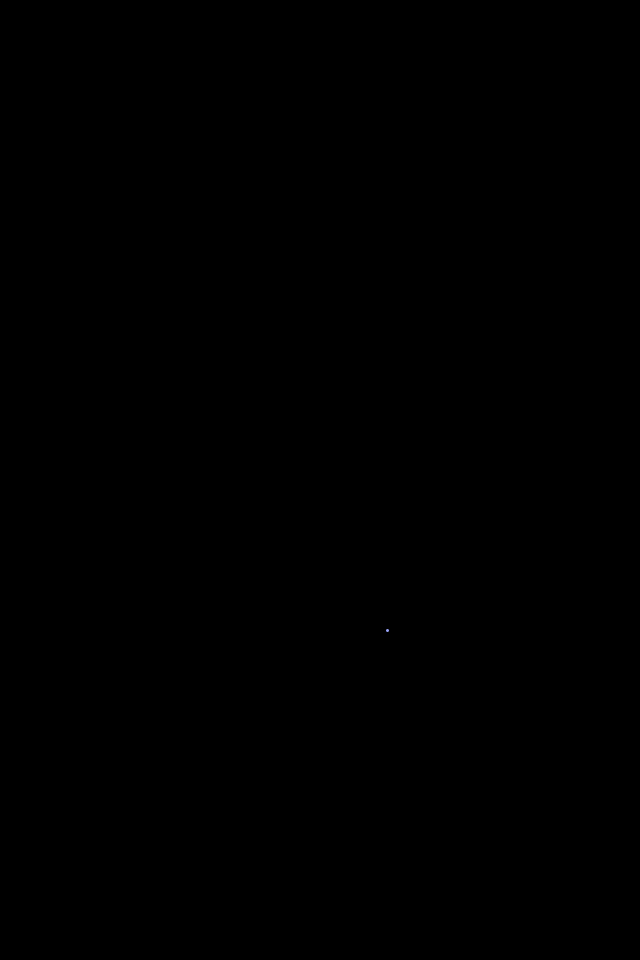
Frame 1 (no input)
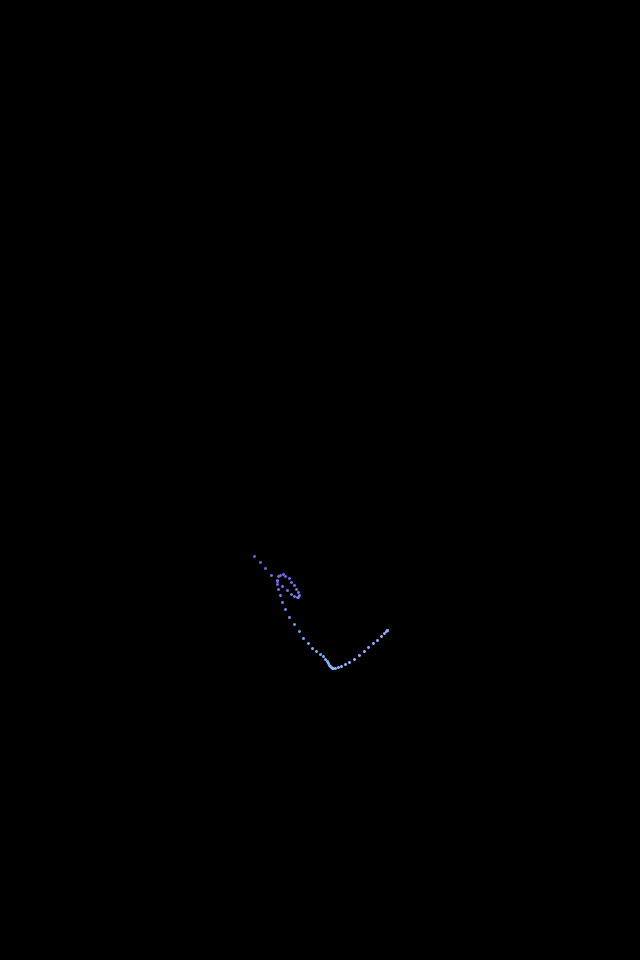
Frame 60 (the mouse pressed at the canvas centre just before this capture)
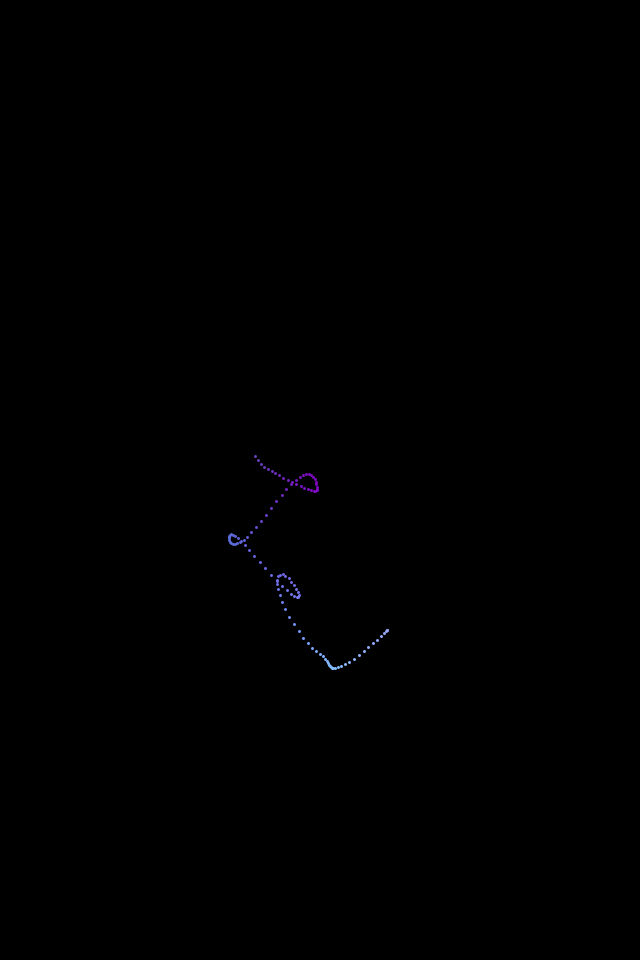
Frame 120 (the mouse held since frame 60 and released just before this capture)

The Processing sketch that drew these frames (run headless with seeded random() and noise(); from frame 60 on, the mouse is pressed at the canvas centre):

// Processing sketch: AutoPainter
// ── AutoPainter.pde
Walker w;

void setup()
{
  size(640, 960);
  w = new Walker();
  background(0);
}

void draw()
{
  w.step();
  w.display();
}

// ── Walker.pde
class Walker
{
  float x,y;
  float tx, ty;
  
  Walker()
  {
    tx = 0;
    ty = 10000;
  }
  
  void display()
  {
    stroke(0);
  float red = map(x, 0, width, 0, 255);
  float blue = map(y, 0, width, 0, 255);
  float green = dist(x,y,width/2,height/2);
  
   
  noStroke();
  
    
  stroke(red, green, blue, 255);
  strokeWeight(3);
  
    point(x,y);
  }
  
  void step()
  {
    x = map(noise(tx), 0, 1, 0, width);
    y = map(noise(ty), 0, 1, 0, height);
    
    tx += 0.01;
    ty += 0.01;
  }
}
